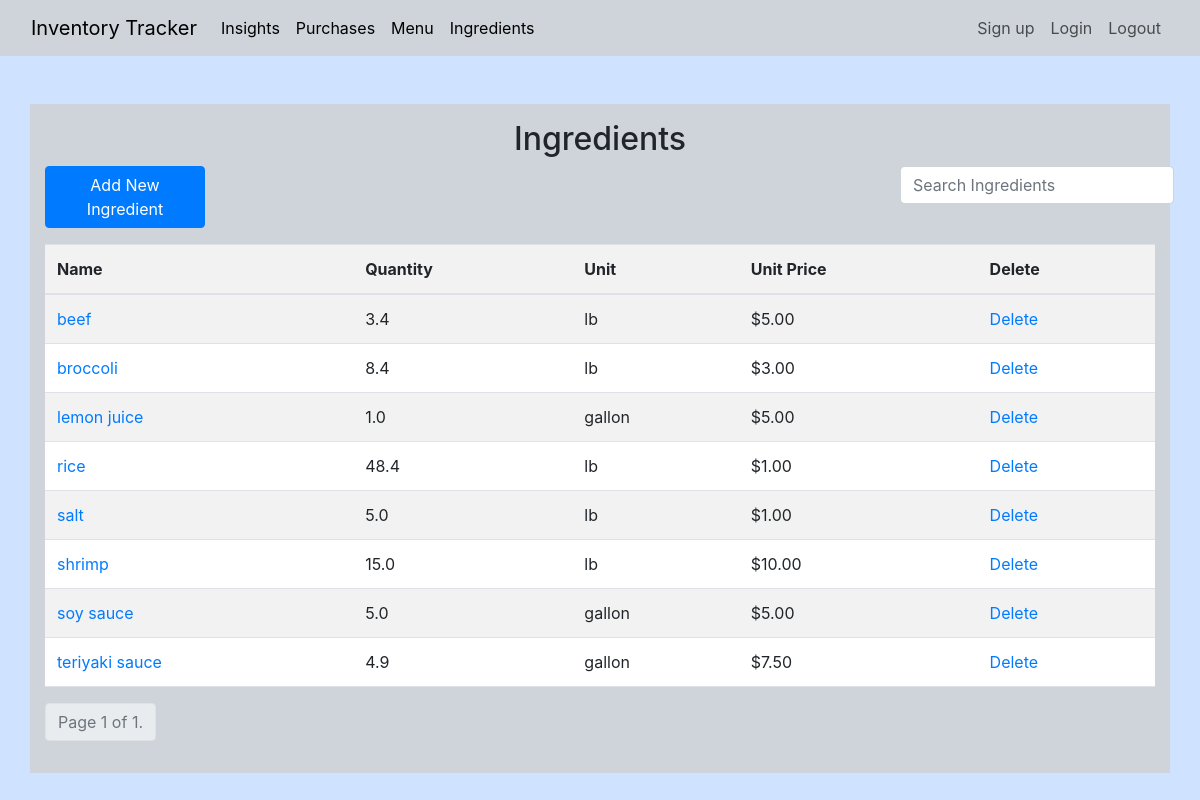
/ingredients/ (signed in), run on the app's committed database.
### inventoryApp/models.py (models this page shows, shortened)
class Ingredient(models.Model):
    name = models.CharField(max_length=200, unique=True)
    quantity = models.FloatField(default=0)
    unit = models.CharField(max_length=20, choices=UNITS_OF_MEASUREMENT, default='lb')
    price_per_unit = models.FloatField(default=0)
    user = models.ForeignKey(User, on_delete=models.CASCADE, default=None)

### inventoryApp/views.py (the view)
# urls.py: path('ingredients/', IngredientListView.as_view(), name='ingredient-detail'),
class IngredientListView(LoginRequiredMixin, ListView):
    template_name = 'inventoryApp/ingredients.html'
    model = Ingredient
    ordering = ['name']
    paginate_by = 15
    def get_queryset(self):
        queryset = super().get_queryset()
        queryset = queryset.filter(user=self.request.user)
        search_term = self.request.GET.get('search', None)
        if search_term:
            queryset = queryset.filter(name__icontains=search_term)
        if not queryset.exists():
            messages.info(self.request, 'No results found.')
        return queryset

### inventoryApp/templates/inventoryApp/ingredients.html (shortened to what this page needs)
{% extends 'inventoryApp/base.html' %}
{% block content %}
<div class="container bg-dark-subtle mt-5 pt-3 pb-3">
    <h2 style="text-align: center">Ingredients</h2>
    <div class="row justify-content-between mb-3">
        <div class="col-md-2">
            <a type="button" class="btn btn-primary btn-block" href="{% url 'add-ingredient' %}">Add New Ingredient</a>
        </div>
        <div class="col-md-3">
            <form action="" method="get">
              <input class="form-control" style="width: auto" type="text" name="search" placeholder="Search Ingredients">
            </form>
        </div>
   </div>
    <div class="table-responsive">
        <table class="table table-striped">
            <head>
                <tr>
                    <th>Name</th>
                    <th>Quantity</th>
                    <th>Unit</th>
                    <th>Unit Price</th>
                    <th>Delete</th>
                </tr>
            </head>
            <tbody>
            {% for ingredient in object_list %}
                <tr>
                    <td>
                        <a href="{% url "update-ingredient" ingredient.id %}">{{ ingredient.name }}</a>
                    </td>
                    <td>{{ ingredient.quantity|stringformat:".1f" }}</td>
                    <td>{{ ingredient.unit }}</td>
                    <td class="price">${{ ingredient.price_per_unit|stringformat:".2f" }}</td>
                    <td><a href="{% url 'delete-ingredient' ingredient.id %}">Delete</a></td>
                </tr>
            {% empty %}
                <tr>
                    <td colspan="5">No results found.</td>
                </tr>
            {% endfor %}
            </tbody>
        </table>
    </div>
    <div>
      <ul class="pagination">
        <li class="page-item disabled">
          <span class="page-link bg-body-secondary">
            Page {{ page_obj.number }} of {{ page_obj.paginator.num_pages }}.
          </span>
        </li>
      </ul>
    </div>
</div>
{% endblock %}

### inventoryApp/templates/inventoryApp/base.html (shortened to what this page needs)
<!DOCTYPE html>
<html lang="en">
  <head>
    <link href="https://cdn.jsdelivr.net/npm/bootstrap@5.3.0-alpha1/dist/css/bootstrap.min.css" rel="stylesheet"
>
  </head>
  <body class="bg-primary-subtle">
    <nav class="navbar navbar-expand-lg bg-dark-subtle">
      <div class="container-fluid">
        <a class="navbar-brand" href="{% url 'about' %}">Inventory Tracker</a>
        <div class="collapse navbar-collapse" id="navbarSupportedContent">
          <ul class="navbar-nav me-auto mb-2 mb-lg-0">
            <li class="nav-item">
              <a class="nav-link active" aria-current="page" href="{% url 'insights' %}">Insights</a>
            </li>
            <li class="nav-item">
              <a class="nav-link active" aria-current="page" href="{% url 'purchase-detail' %}">Purchases</a>
            </li>
            <li class="nav-item">
              <a class="nav-link active" aria-current="page" href="{% url 'menu-detail' %}">Menu</a>
            </li>
            <li class="nav-item">
              <a class="nav-link active" aria-current="page" href="{% url 'ingredient-detail' %}">Ingredients</a>
            </li>
          </ul>
          <div class="d-flex">
            <ul class="navbar-nav">
              <li class="nav-item">
                <a class="nav-link" href="{% url 'signup' %}">Sign up</a>
              </li>
              <li class="nav-item">
                <a class="nav-link" href="{% url 'login' %}">Login</a>
              </li>
              <li class="nav-item">
                <a class="nav-link" href="{% url 'logout' %}">Logout</a>
              </li>
            </ul>
          </div>
        </div>
      </div>
    </nav>
    {% block content %}{% endblock %}
<link rel="stylesheet" href="https://cdn.jsdelivr.net/npm/bootstrap@4.6.2/dist/css/bootstrap.min.css">
  </body>
</html>

### data on the page
Ingredient: name "beef", quantity "3.4", unit "lb", price_per_unit "5.00"
Ingredient: name "broccoli", quantity "8.4", unit "lb", price_per_unit "3.00"
Ingredient: name "lemon juice", quantity "1.0", unit "gallon", price_per_unit "5.00"
Ingredient: name "rice", quantity "48.4", unit "lb", price_per_unit "1.00"
Ingredient: name "salt", quantity "5.0", unit "lb", price_per_unit "1.00"
Ingredient: name "shrimp", quantity "15.0", unit "lb", price_per_unit "10.00"
Ingredient: name "soy sauce", quantity "5.0", unit "gallon", price_per_unit "5.00"
Ingredient: name "teriyaki sauce", quantity "4.9", unit "gallon", price_per_unit "7.50"

### other printed values
{{ page_obj.number }} "1"
{{ page_obj.paginator.num_pages }} "1"
